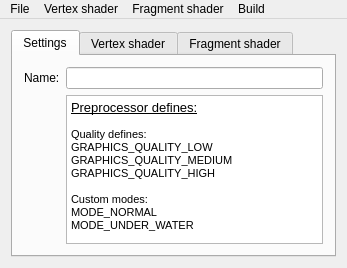
<?xml version="1.0" encoding="UTF-8"?>
<ui version="4.0">
 <class>MainWindow</class>
 <widget class="QMainWindow" name="MainWindow">
  <property name="geometry">
   <rect>
    <x>0</x>
    <y>0</y>
    <width>347</width>
    <height>268</height>
   </rect>
  </property>
  <property name="windowTitle">
   <string>MainWindow</string>
  </property>
  <widget class="QWidget" name="centralWidget">
   <layout class="QGridLayout" name="gridLayout">
    <item row="0" column="0">
     <widget class="QTabWidget" name="tabWidget">
      <property name="currentIndex">
       <number>0</number>
      </property>
      <widget class="QWidget" name="tab_3">
       <attribute name="title">
        <string>Settings</string>
       </attribute>
       <layout class="QFormLayout" name="formLayout">
        <property name="fieldGrowthPolicy">
         <enum>QFormLayout::AllNonFixedFieldsGrow</enum>
        </property>
        <item row="0" column="0">
         <widget class="QLabel" name="label">
          <property name="text">
           <string>Name:</string>
          </property>
         </widget>
        </item>
        <item row="0" column="1">
         <widget class="QLineEdit" name="lineEdit">
          <property name="inputMethodHints">
           <set>Qt::ImhUrlCharactersOnly</set>
          </property>
         </widget>
        </item>
        <item row="1" column="1">
         <widget class="QTextBrowser" name="textBrowser">
          <property name="html">
           <string>&lt;!DOCTYPE HTML PUBLIC &quot;-//W3C//DTD HTML 4.0//EN&quot; &quot;http://www.w3.org/TR/REC-html40/strict.dtd&quot;&gt;
&lt;html&gt;&lt;head&gt;&lt;meta name=&quot;qrichtext&quot; content=&quot;1&quot; /&gt;&lt;style type=&quot;text/css&quot;&gt;
p, li { white-space: pre-wrap; }
&lt;/style&gt;&lt;/head&gt;&lt;body style=&quot; font-family:'MS Shell Dlg 2'; font-size:8.25pt; font-weight:400; font-style:normal;&quot;&gt;
&lt;p style=&quot; margin-top:0px; margin-bottom:0px; margin-left:0px; margin-right:0px; -qt-block-indent:0; text-indent:0px;&quot;&gt;&lt;span style=&quot; font-size:10pt; text-decoration: underline;&quot;&gt;Preprocessor defines:&lt;/span&gt;&lt;/p&gt;
&lt;p style=&quot;-qt-paragraph-type:empty; margin-top:0px; margin-bottom:0px; margin-left:0px; margin-right:0px; -qt-block-indent:0; text-indent:0px; font-size:8pt;&quot;&gt;&lt;/p&gt;
&lt;p style=&quot; margin-top:0px; margin-bottom:0px; margin-left:0px; margin-right:0px; -qt-block-indent:0; text-indent:0px;&quot;&gt;&lt;span style=&quot; font-size:8pt;&quot;&gt;Quality defines:&lt;/span&gt;&lt;/p&gt;
&lt;p style=&quot; margin-top:0px; margin-bottom:0px; margin-left:0px; margin-right:0px; -qt-block-indent:0; text-indent:0px;&quot;&gt;&lt;span style=&quot; font-size:8pt;&quot;&gt;GRAPHICS_QUALITY_LOW&lt;/span&gt;&lt;/p&gt;
&lt;p style=&quot; margin-top:0px; margin-bottom:0px; margin-left:0px; margin-right:0px; -qt-block-indent:0; text-indent:0px;&quot;&gt;&lt;span style=&quot; font-size:8pt;&quot;&gt;GRAPHICS_QUALITY_MEDIUM&lt;/span&gt;&lt;/p&gt;
&lt;p style=&quot; margin-top:0px; margin-bottom:0px; margin-left:0px; margin-right:0px; -qt-block-indent:0; text-indent:0px;&quot;&gt;&lt;span style=&quot; font-size:8pt;&quot;&gt;GRAPHICS_QUALITY_HIGH&lt;/span&gt;&lt;/p&gt;
&lt;p style=&quot;-qt-paragraph-type:empty; margin-top:0px; margin-bottom:0px; margin-left:0px; margin-right:0px; -qt-block-indent:0; text-indent:0px; font-size:8pt;&quot;&gt;&lt;/p&gt;
&lt;p style=&quot; margin-top:0px; margin-bottom:0px; margin-left:0px; margin-right:0px; -qt-block-indent:0; text-indent:0px;&quot;&gt;&lt;span style=&quot; font-size:8pt;&quot;&gt;Custom modes:&lt;/span&gt;&lt;/p&gt;
&lt;p style=&quot; margin-top:0px; margin-bottom:0px; margin-left:0px; margin-right:0px; -qt-block-indent:0; text-indent:0px;&quot;&gt;&lt;span style=&quot; font-size:8pt;&quot;&gt;MODE_NORMAL&lt;/span&gt;&lt;/p&gt;
&lt;p style=&quot; margin-top:0px; margin-bottom:0px; margin-left:0px; margin-right:0px; -qt-block-indent:0; text-indent:0px;&quot;&gt;&lt;span style=&quot; font-size:8pt;&quot;&gt;MODE_UNDER_WATER&lt;/span&gt;&lt;/p&gt;&lt;/body&gt;&lt;/html&gt;</string>
          </property>
         </widget>
        </item>
       </layout>
      </widget>
      <widget class="QWidget" name="tab">
       <attribute name="title">
        <string>Vertex shader</string>
       </attribute>
       <layout class="QVBoxLayout" name="verticalLayout_2">
        <item>
         <widget class="QTextEdit" name="textEdit_2">
          <property name="lineWrapMode">
           <enum>QTextEdit::WidgetWidth</enum>
          </property>
          <property name="tabStopWidth">
           <number>20</number>
          </property>
         </widget>
        </item>
       </layout>
      </widget>
      <widget class="QWidget" name="tab_2">
       <attribute name="title">
        <string>Fragment shader</string>
       </attribute>
       <layout class="QVBoxLayout" name="verticalLayout">
        <item>
         <widget class="QTextEdit" name="textEdit">
          <property name="tabStopWidth">
           <number>20</number>
          </property>
         </widget>
        </item>
       </layout>
      </widget>
     </widget>
    </item>
   </layout>
  </widget>
  <widget class="QMenuBar" name="menuBar">
   <property name="geometry">
    <rect>
     <x>0</x>
     <y>0</y>
     <width>347</width>
     <height>21</height>
    </rect>
   </property>
   <widget class="QMenu" name="menuFile">
    <property name="title">
     <string>File</string>
    </property>
    <addaction name="actionNew"/>
    <addaction name="actionOpen"/>
    <addaction name="separator"/>
    <addaction name="actionSave"/>
    <addaction name="actionSave_as"/>
    <addaction name="separator"/>
    <addaction name="actionExit"/>
   </widget>
   <widget class="QMenu" name="menuVertex_shader">
    <property name="title">
     <string>Vertex shader</string>
    </property>
    <addaction name="actionOpen_2"/>
    <addaction name="actionSave_2"/>
   </widget>
   <widget class="QMenu" name="menuFragment_shader">
    <property name="title">
     <string>Fragment shader</string>
    </property>
    <addaction name="actionOpen_3"/>
    <addaction name="actionSave_3"/>
   </widget>
   <widget class="QMenu" name="menuTry_to_build">
    <property name="title">
     <string>Build</string>
    </property>
    <addaction name="actionBuild"/>
   </widget>
   <addaction name="menuFile"/>
   <addaction name="menuVertex_shader"/>
   <addaction name="menuFragment_shader"/>
   <addaction name="menuTry_to_build"/>
  </widget>
  <action name="actionNew">
   <property name="text">
    <string>New</string>
   </property>
  </action>
  <action name="actionOpen">
   <property name="text">
    <string>Open...</string>
   </property>
  </action>
  <action name="actionSave">
   <property name="text">
    <string>Save</string>
   </property>
  </action>
  <action name="actionSave_as">
   <property name="text">
    <string>Save as...</string>
   </property>
  </action>
  <action name="actionExit">
   <property name="text">
    <string>Exit</string>
   </property>
  </action>
  <action name="actionOpen_2">
   <property name="text">
    <string>Open...</string>
   </property>
  </action>
  <action name="actionSave_2">
   <property name="text">
    <string>Save...</string>
   </property>
  </action>
  <action name="actionOpen_3">
   <property name="text">
    <string>Open...</string>
   </property>
  </action>
  <action name="actionSave_3">
   <property name="text">
    <string>Save...</string>
   </property>
  </action>
  <action name="actionBuild">
   <property name="text">
    <string>Build...</string>
   </property>
  </action>
 </widget>
 <layoutdefault spacing="6" margin="11"/>
 <resources/>
 <connections/>
</ui>
